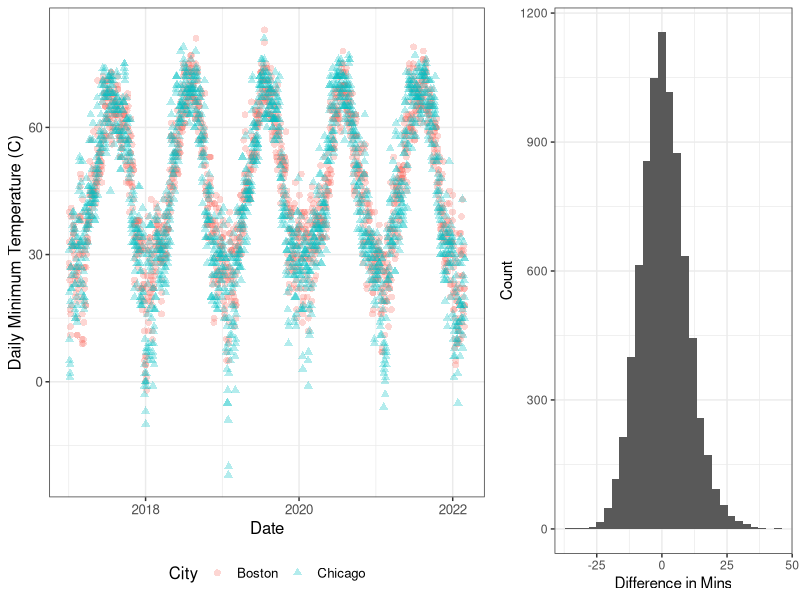
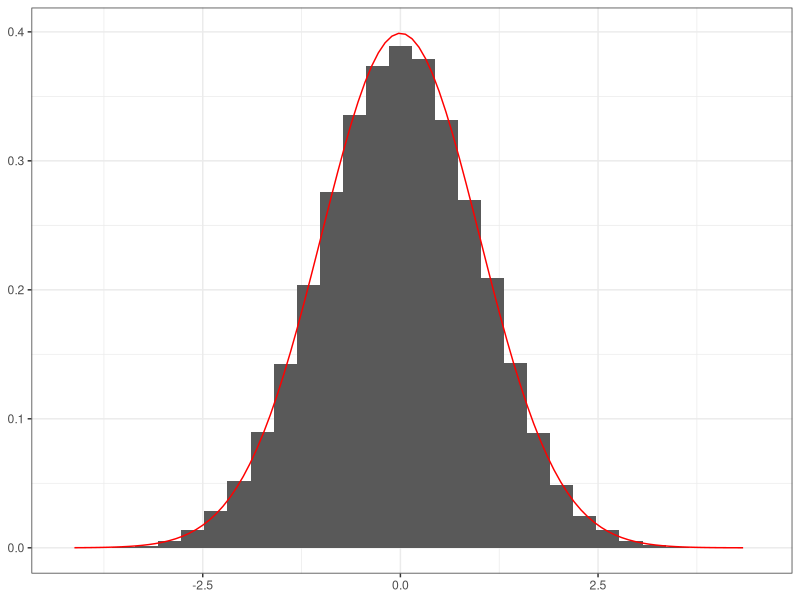

Here is the R script that generated these plots, in order:
## ---- chunk 1
list.of.packages <- c("ggplot2", "gridExtra")
new.packages <- list.of.packages[!(list.of.packages %in% installed.packages()[,"Package"])]
if(length(new.packages)) install.packages(new.packages)

library(ggplot2)
library(gridExtra)
## ---- chunk 2
temps <- read.csv("data/temperatures.csv")
temps$Date <- as.Date(temps$Date)
p1 <- ggplot(temps[temps$Date > as.Date("2017-01-01"),], 
             aes(x = Date, y = Min, col = City, shape = City)) + 
  geom_point(size=2, alpha=0.3) + 
  theme_bw() + 
  theme(text = element_text(size = 12),
        legend.position = "bottom",
        legend.direction = "horizontal") + 
  ylab("Daily Minimum Temperature (C)")

temps_diff <- temps[temps$City == "Boston",]
temps_diff$diff <- temps_diff$Min - temps$Min[temps$City == "Chicago"]
temps_diff <- temps_diff[!is.na(temps_diff$diff),]
p2 <- ggplot(temps_diff, aes(x = diff)) + 
  geom_histogram(bins = 28) + 
  theme_bw() + 
  xlab("Difference in Mins") + 
  ylab("Count")

grid.arrange(p1, p2, ncol=2, widths = c(1.6,1))
## ---- chunk 3
dim(temps_diff)
1-pt(3, 8090)
## ---- chunk 4
n <- dim(temps_diff)[1]
lb = qt(0.025, n-1) * sqrt(var(temps_diff$diff)/n) - mean(temps_diff$diff)
ub = qt(0.975, n-1) * sqrt(var(temps_diff$diff)/n) - mean(temps_diff$diff)
c(lb, ub)
## ---- chunk 5
n <- dim(temps_diff)[1]
lb = qnorm(0.025) * sqrt(var(temps_diff$diff)/n) - mean(temps_diff$diff)
ub = qnorm(0.975) * sqrt(var(temps_diff$diff)/n) - mean(temps_diff$diff)
c(lb, ub)
## ---- chunk 6
df = data.frame(x = replicate(100000, sum(runif(12)) - 6))
ggplot(df, aes(x = x)) + 
  geom_histogram(bins=30, aes(y = after_stat(density))) + 
  stat_function(fun = dnorm, args = c(0, 1), n = 100, col = "red") + 
  theme_bw() + 
  theme(axis.title.x = element_blank(),
        axis.title.y = element_blank())
## ---- chunk 7
set.seed(111)
alpha = 10
beta = 5
n <- 100
x <- runif(n, alpha - beta/2, alpha + beta/2)

loglikelihood <- function(params) {
  # Penalize lower and upper bounds close to the min and max
  return (- ((10^12)^((params[1] - params[2]/2) - min(x))) - 
    ((10^12)^(max(x) - (params[1] + params[2]/2))) - n * params[2])
}

# Initial guess
params <- c(20, 100)

# Run the optimization
optimization <- optim(params, loglikelihood, method="L-BFGS-B", 
                      control=list(fnscale=-1), lower=c(-Inf,0), upper=c(Inf,Inf))
optimization$par
## ---- chunk 8
c(mean(x), sqrt(12 * (mean(x^2) - mean(x)^2)))
## ---- chunk 9
nsims <- 100000
n <- 11
alpha = 5
beta = 10
alpha_hat <- vector(length = nsims)
beta_hat <- vector(length = nsims)
for (i in 1:nsims) {
    x <- sort(runif(n, alpha - beta/2, alpha + beta/2))
    alpha_hat[i] <- median(x)
    beta_hat[i] <- 2*(median(x) - x[1])
}

c("True" = alpha, "Sample" = mean(alpha_hat))
c("True" = beta, "Sample" = mean(beta_hat * (n+1)/(n-1))) # Unbiasing
c("True" = beta^2/(4*(n+2)), "Sample" = var(alpha_hat))
c("True" = (2*beta)^2 * (n-1) * (n+3) * 1/4 * 1/(n+1)^2 * 1/(n+2), 
  "Sample" = var(beta_hat))
